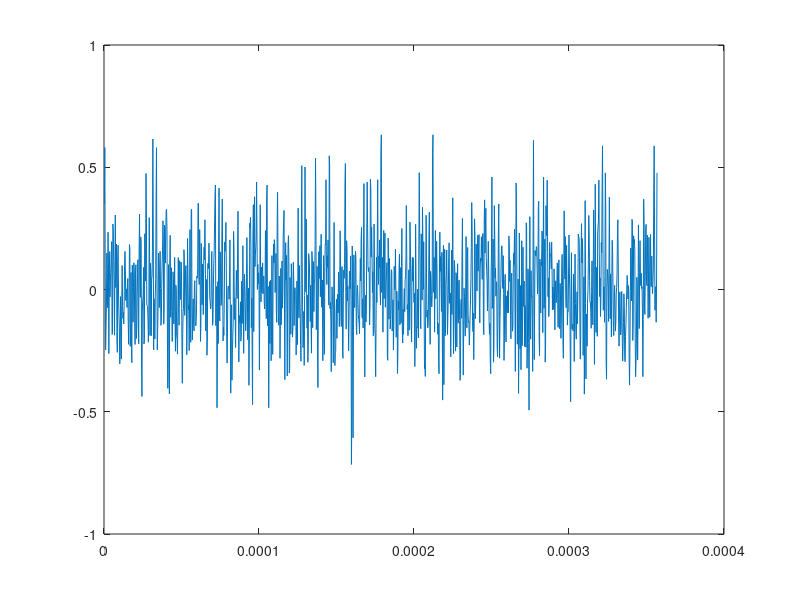
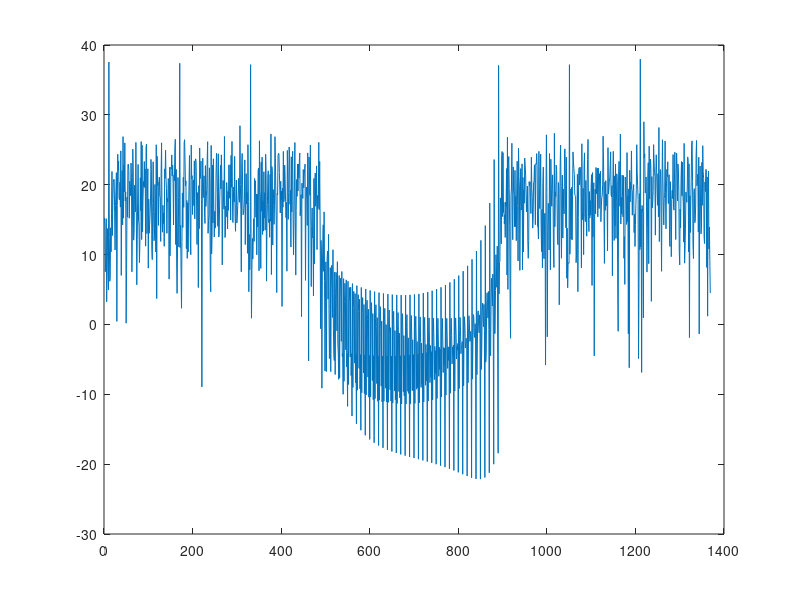

The MATLAB source for these figures, in order:
% lg_subcarier spacing_pilot tones_number symbols 
% tx_data_12_08_lg_7500_8_50
% tx_data_12_08_lg_7500_11
% tx_data_12_08_s_7500_8_20
% tx_data_12_08_s_15000_8_20
% tx_data_12_08_s_15000_8_50
% tx_data_12_08_s_30000_8_50
% tx_data_12_08_short_period
% tx_data_12_08
% tx_data_old

fft_size = 2^ceil(log2(90));
fs = fft_size * 30000;
sampling_period= fs^-1;

tx_data_sent = load('Rx_OFDM_19_11_2020.mat')
tx_data_sent = tx_data_sent.save_data_tx;

t=1:1:length(tx_data_sent);
t = t * sampling_period;
figure
plot(t,real(tx_data_sent))


figure
plot(20*log10(abs(fft(tx_data_sent))))

% Y = fft(tx_data_sent');
% 
% P2 = abs(Y/length(tx_data_sent));
% P1 = P2(1:length(tx_data_sent)/2+1);
% P1(2:end-1) = 2*P1(2:end-1);
% 
% f = fs*(0:(length(tx_data_sent)/2))/length(tx_data_sent);
% plot(f,P1)